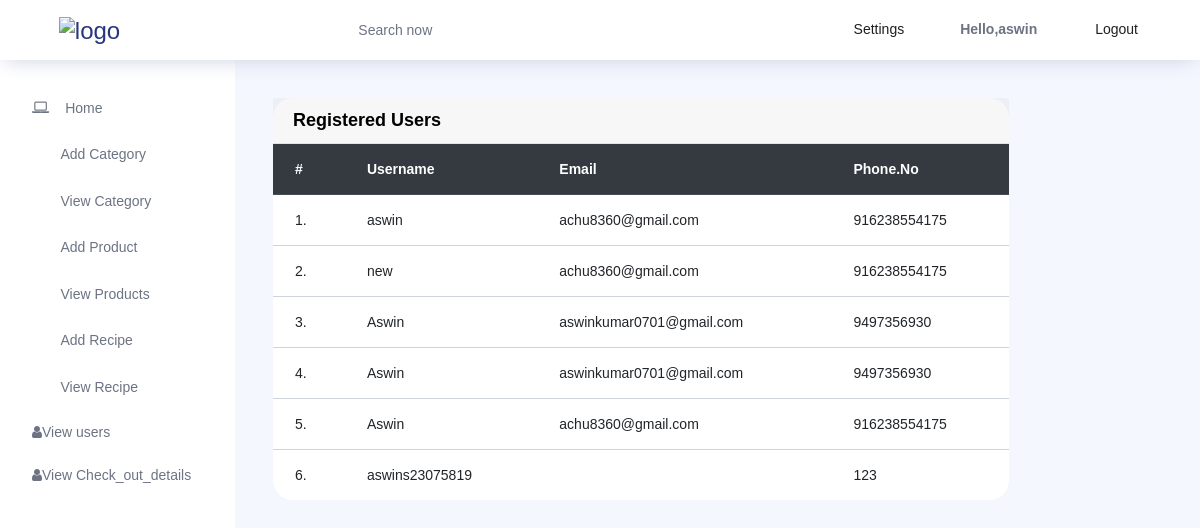
The page /view_users (signed in) on the database its author committed.
### User_app/models.py (models this page shows, shortened)
class Registeration(models.Model):
    username = models.CharField(max_length=20)
    email = models.EmailField()
    phone_no = models.IntegerField()
    password = models.CharField(max_length=20)

### Admin_app/views.py (the view)
# urls.py: path('view_users',views.view_users,name='view_users'),
def view_users(request):
    data =Registeration.objects.all()
    return render(request,'view_users.html',{'data':data})

### Admin_app/templates/view_users.html
{% extends 'admin_index.html' %}
{% block content %}
<div class="row">
    <div class="col-lg-10">
        <div class="card">
            <div class="card-header">
                <strong class="card-title">Registered Users</strong>
            </div>
            <div class="table-stats order-table ov-h">
                <table class="table" id="example">
                    <thead class="thead-dark">
                        <tr>
                            <th class="serial">#</th>
                            <th>Username</th>
                            <th>Email</th>
                            <th>Phone.No</th>
                        </tr>
                    </thead>
                    <tbody>
                        {% for i in data %}
                        <tr >
                            <td class="serial">{{i.id}}.</td>
                            <td>{{i.username}}</td>
                            <td>{{i.email}}</td>
                            <td> {{i.phone_no}} </td>
                        </tr>
                        {% endfor %}
                    </tbody>
                </table>
            </div>
        </div>
    </div>
</div>
{% endblock %}

### rows shown on the page
Registeration: id "1", username "aswin", email "achu8360@gmail.com", phone_no "916238554175"
Registeration: id "2", username "new", email "achu8360@gmail.com", phone_no "916238554175"
Registeration: id "3", username "Aswin", email "aswinkumar0701@gmail.com", phone_no "9497356930"
Registeration: id "4", username "Aswin", email "aswinkumar0701@gmail.com", phone_no "9497356930"
Registeration: id "5", username "Aswin", email "achu8360@gmail.com", phone_no "916238554175"
Registeration: id "6", username "aswins23075819", phone_no "123"

### other values the page prints
{{ request.session.username }} "aswin"
